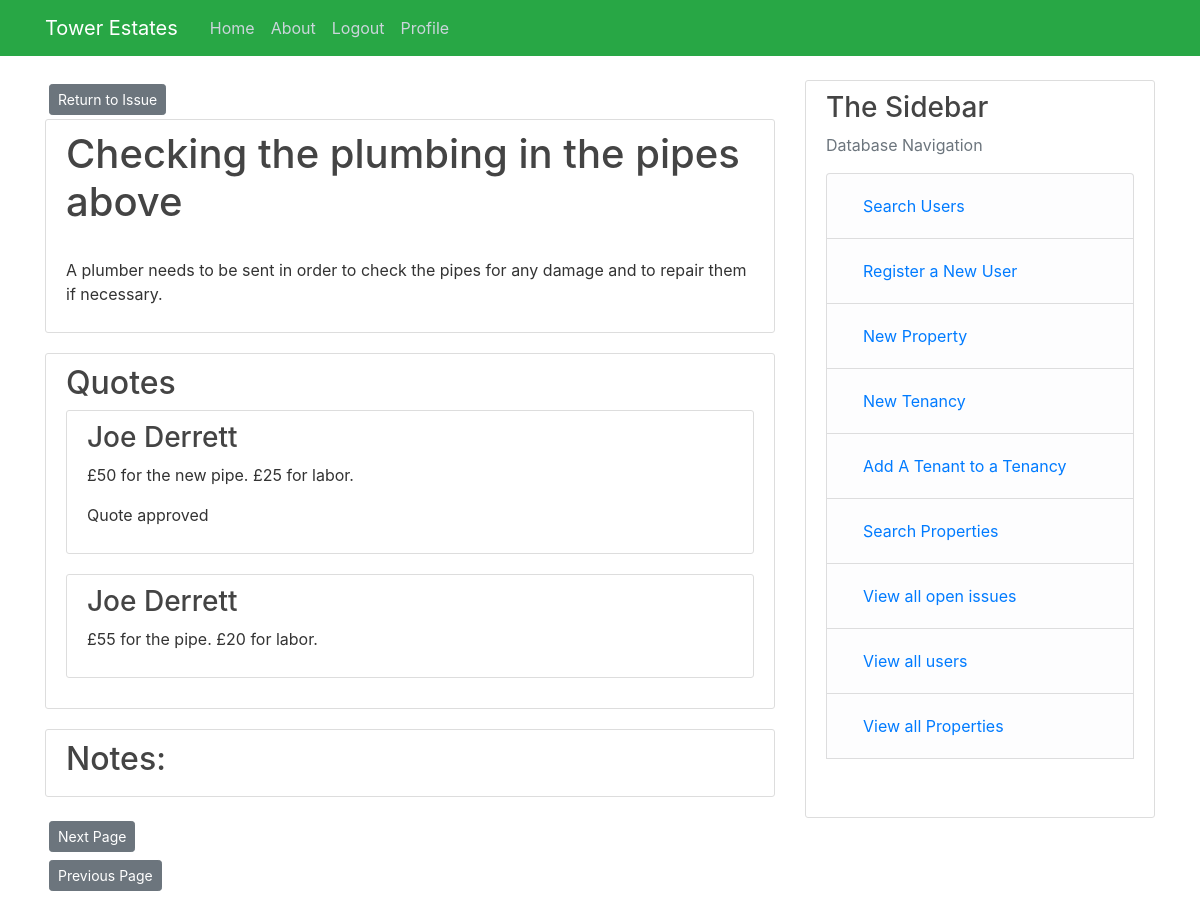
/Job/1 (signed in), run on an earlier commit of the app's database.
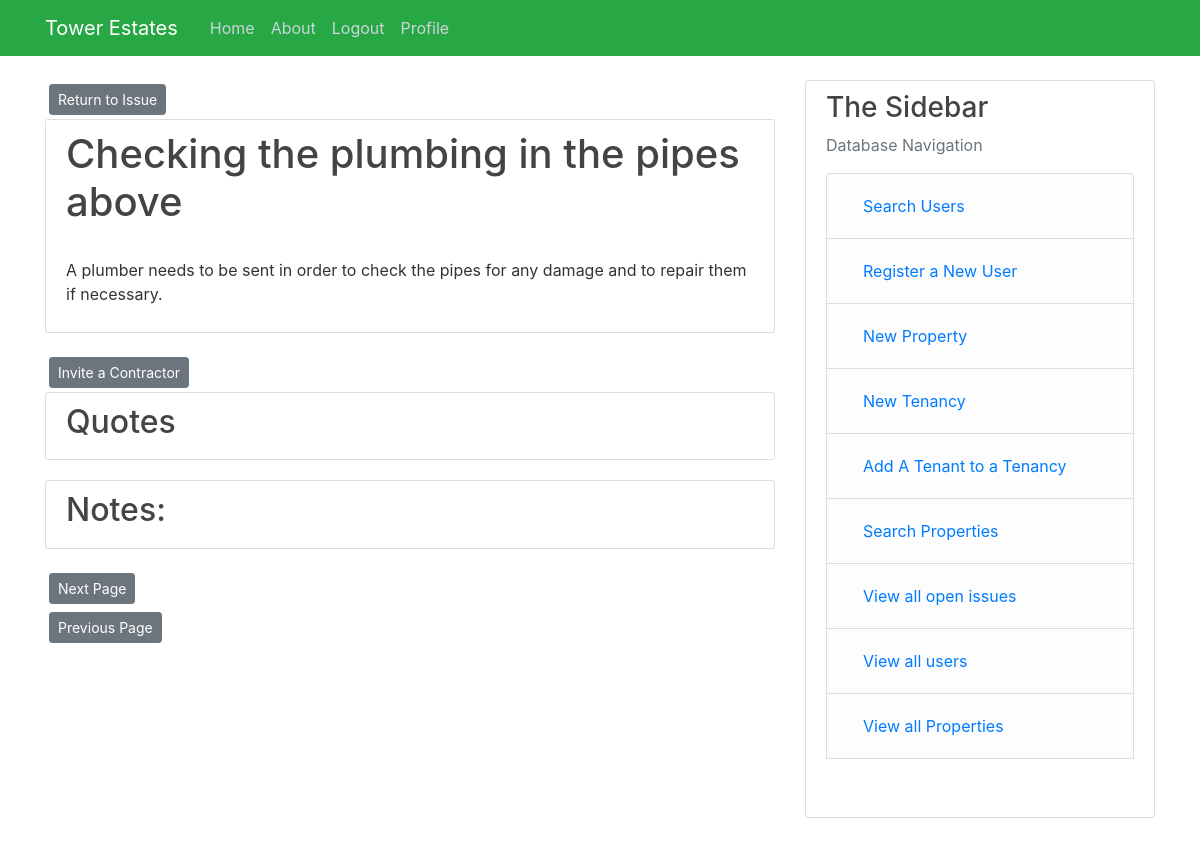
And on a later commit of the database.
### Tower/models.py (models this page shows, shortened)
class Jobs(db.Model):  # Jobs table
    job_id = db.Column(db.Integer, primary_key=True)
    summary = db.Column(db.String(100), nullable=False)
    content = db.Column(db.String(500), nullable=False)
    opened = db.Column(db.DateTime, nullable=False, default=datetime.utcnow())
    closed = db.Column(db.Boolean, default=False)
    issue = db.Column(db.Integer, db.ForeignKey("issue.issue_id"), nullable=False)
    quotes = db.relationship("Quotes", backref="Jobs", lazy=True, cascade="all, delete-orphan")
    notes = db.relationship("Jobs_Notes", backref="Jobs", lazy=True, cascade="all, delete-orphan")

class Quotes(db.Model):  # Quotes for jobs table
    quote_id = db.Column(db.Integer, primary_key=True)
    created = db.Column(db.DateTime, default=datetime.utcnow)
    content = db.Column(db.String(500), nullable=False)
    chosen = db.Column(db.Boolean, default=False)
    job = db.Column(db.Integer, db.ForeignKey("jobs.job_id"), nullable=False)
    contractor = db.Column(db.Integer, db.ForeignKey("user.user_id"), nullable=False)

class User(db.Model, UserMixin):  # User table
    user_id = db.Column(db.Integer, primary_key=True)
    name = db.Column(db.String(55), nullable=False)
    phone_number= db.Column(db.String(15), nullable=False)
    role= db.Column(db.String(12), nullable=False)
    email = db.Column(db.String(120), unique=True, nullable=False)
    business= db.Column(db.String(150), nullable=True)
    password = db.Column(db.String(64), nullable=False)
    properties = db.relationship("Properties",cascade="all, delete-orphan" ,backref="User", lazy=True)
    occupants = db.relationship("Tenancies", backref="User", secondary=occupants, lazy=True)
    contractor = db.relationship("Quotes", cascade="all, delete-orphan",backref="User", lazy=True)

### Tower/routes.py (the view)
@app.route("/Job/<int:job_id>")  # Job page
@login_required
def Job(job_id):
    page = request.args.get("page", 1, type=int)
    job = db.session.query(Jobs).filter(Jobs.job_id == job_id).first()
    quotes = db.session.query(Quotes, User).outerjoin(Quotes, User.user_id == Quotes.contractor).filter(
        Quotes.job == job_id).all()
    approved = False  # Checks if any quotes have been approved already
    for quote in quotes:
        if quote.Quotes.chosen == True:
            approved = True
    data = db.session.query(Jobs_Notes).filter_by(job = job_id)
    notes = data.paginate(page, per_page=5)
    next_url = url_for("Job", page=notes.next_num) \
        if notes.has_next else None
    prev_url = url_for("Job", page=notes.prev_num) \
        if notes.has_prev else None
    return render_template("Job.html", title="Job page", job=job, quotes=quotes, approved=approved, notes=notes, next_url=next_url, prev_url=prev_url)

### Tower/models.py (called while the page is built)
@login_manager.user_loader
def load_user(user_id):
    return User.query.get(int(user_id))

### Tower/templates/Job.html (shortened to what this page needs)
{% extends "layout.html" %}
{% block content %}
<a class="btn btn-secondary btn-sm m-1" href="{{url_for('Issue_page', issue_id = job.issue) }}">Return to Issue</a>
<div class="content-section">
    <h2 class="account-heading"> {{ job.summary }}</h2>
    <br>
    <p>{{job.content}}</p>
</div>
{% if approved == False %}
<a class="btn btn-secondary btn-sm m-1" href="{{url_for('Invite_contractor', job_id = job.job_id)}}">Invite a Contractor</a>
{% endif %}
<div class="content-section">
    <h2 class="article-title">Quotes</h2>
    {% for thing in quotes %}
        <div class="content-section">
            <h3> {{thing.User.name}}</h3>
            <p> {{thing.Quotes.content}} </p>
            {% if thing.Quotes.chosen == True %}
            <p>Quote approved</p>
            {% endif %}
        </div>
    {% endfor %}
</div>
<div class="content-section">
    <h2 class="article-title">Notes: </h2>
</div>
<div>
    <a class="btn btn-secondary btn-sm m-1" href=" {{next_url}}">Next Page</a>
</div>
<div>
    <a class="btn btn-secondary btn-sm m-1" href=" {{prev_url}}">Previous Page</a>
</div>
{% endblock content %}

### Tower/templates/layout.html (shortened to what this page needs)
<!DOCTYPE html>
<html lang="en">
<head>
    <link rel="stylesheet" href="https://stackpath.bootstrapcdn.com/bootstrap/4.5.2/css/bootstrap.min.css"
>
    <link rel="stylesheet" type="text/css" href="{{url_for('static', filename='main.css') }}">
</head>
<body>
<header class="site-header">
    <nav class="navbar navbar-expand-md navbar-dark bg-success fixed-top">
        <div class="container">
            <a class="navbar-brand mr-4" href="/">Tower Estates</a>
            <div class="collapse navbar-collapse" id="navbarToggle">
                <div class="navbar-nav mr-auto">
                    <a class="nav-item nav-link" href="{{ url_for('home') }}">Home</a>
                    <a class="nav-item nav-link" href="{{ url_for('about') }}">About</a>
                    {% if current_user.is_authenticated %}
                    <a class="nav item nav-link" href="{{ url_for('logout') }}">Logout</a>
                    {% else %}
                    <a class="nav-item nav-link" href="{{ url_for('login') }}">Login</a>
                    {% endif %}
                    {% if current_user.role == ('Admin') %}
                    <a class="nav-item nav-link" href="{{ url_for('Admin', user_id = current_user.user_id)}}">Profile</a>
                    {% endif %}
                </div>
            </div>
        </div>
    </nav>
</header>
<main role="main" class="container">
    <div class="row">
        <div class="col-md-8">
            {% block content %}{% endblock %}
        </div>
        {% if current_user.is_authenticated %}
        {% if current_user.role != ('Tenant') %}
        <div class="col-md-4">
            <div class="content-section">
                <h3>The Sidebar</h3>
                <p class='text-muted'> Database Navigation
                <ul class="list-group">
                    {% if current_user.role == ('Admin') %}
                    <li class="list-group-item list-group-item-light"><a class="nav-item nav-link"
                                                                         href="{{ url_for('search_users') }}">Search
                        Users</a></li>
                    <li class="list-group-item list-group-item-light"><a class="nav-item nav-link"
                                                                         href="{{ url_for('register') }}">Register a New
                        User</a></li>
                    <li class="list-group-item list-group-item-light"><a class="nav-item nav-link"
                                                                         href="{{ url_for('new_property') }}">New
                        Property</a></li>
                    <li class="list-group-item list-group-item-light"><a class="nav-item nav-link"
                                                                         href="{{ url_for('new_tenancy') }}">New
                        Tenancy</a></li>
                    <li class="list-group-item list-group-item-light"><a class="nav-item nav-link"
                                                                         href="{{ url_for('add_tenant') }}"> Add A
                        Tenant to a Tenancy</a></li>
                    <li class="list-group-item list-group-item-light"><a class="nav-item nav-link"
                                                                         href="{{url_for('search_properties') }}">
                        Search Properties</a></li>
                    <li class="list-group-item list-group-item-light"><a class="nav-item nav-link"
                                                                         href="{{ url_for('all_issues') }}">
                        View all open issues</a></li>
                    <li class="list-group-item list-group-item-light"><a class="nav-item nav-link"
                                                                         href="{{ url_for('all_users') }}">
                        View all users</a></li>
                    <li class="list-group-item list-group-item-light"><a class="nav-item nav-link" href="{{url_for('all_properties')}}">View all Properties</></li>
                    {%elif current_user.role == ('Landlord') %}
                <li class="list-group-item list-group-item-light"><a  class="nav-item nav-link" href="{{url_for('Landlord_issues')}}"> View all issues</></li>
                    {%elif current_user.role == ('Contractor')%}
                <li class="list-group-item list-group-item-light"><a  class="nav-item nav-link" href="{{url_for('contractor_all_quotes', user_id = current_user.user_id)}}"> View all given quotes</></li>
                    {%endif%}
                </ul>
                </p>
            </div>
            {%endif%}
            {%endif%}
        </div>
    </div>
</main>
</body>
</html>

### Tower/Static/main.css (style rules this page uses)
body { background: #ffffff; color: #333333; margin-top: 5rem; }
h1, h2, h3, h4, h5, h6 { color: #444444; }
.site-header .navbar-nav .nav-link { color: #cbd5db; }
.content-section { background: #ffffff; padding: 10px 20px; border: 1px solid #dddddd; border-radius: 3px; margin-bottom: 20px; }
.article-title { color: #444444; }
.account-heading { font-size: 2.5rem; }

What changed in the data, as far as the page shows it:
removed Quotes: User.name "Joe Derrett", Quotes.content "£50 for the new pipe. £25 for labor.", chosen "Quote approved"
removed Quotes: User.name "Joe Derrett", Quotes.content "£55 for the pipe. £20 for labor."
Also different on the page:
text now shown: "Invite a Contractor"
